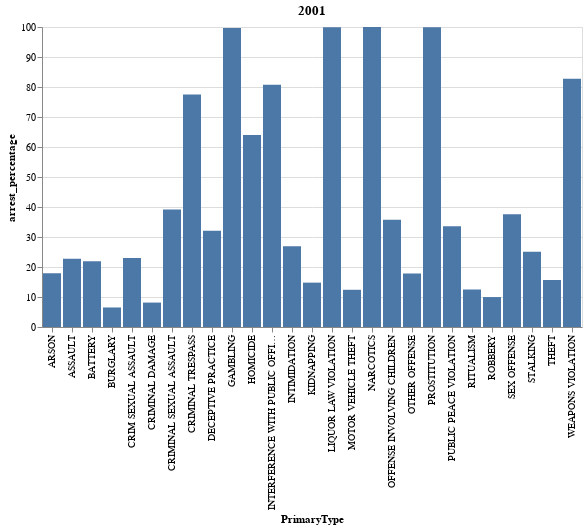
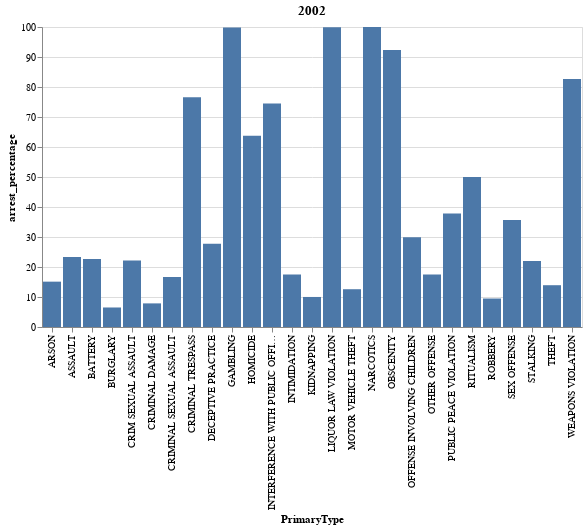
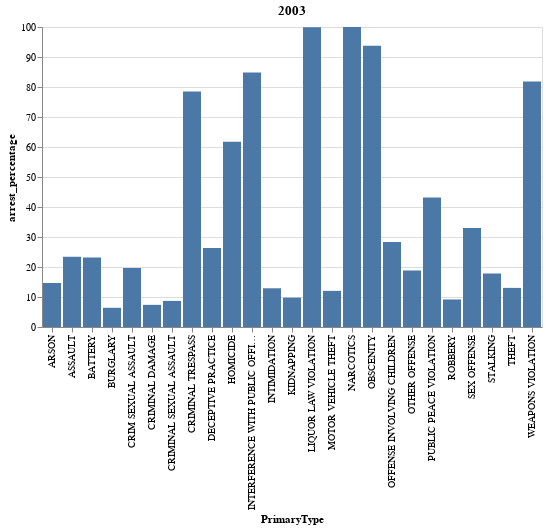
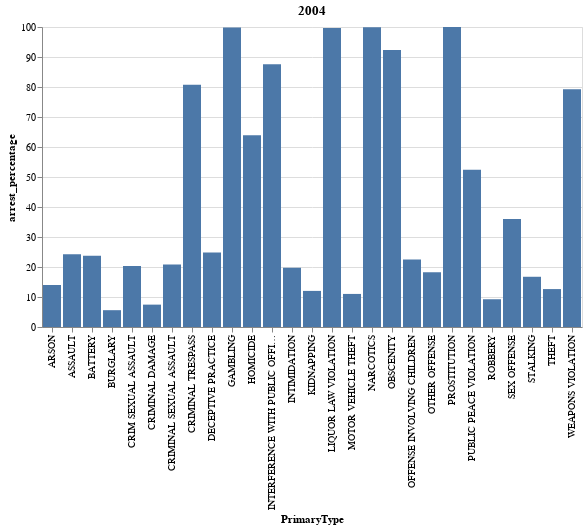

Here is the notebook cell these charts were saved with, in order:
### Markdown cell above
#### Visualize findings by year

### Code cell
# first, create a list with all the years, we'll use this to loop through
year_test = year_crime_pivot['Year'].to_list()

yearList = []
for i in year_test:
    if i not in yearList:
        yearList.append(i)
#yearList

# loop through the year list to create charts for each year
for year in yearList:
  chart = alt.Chart(year_crime_pivot.loc[year_crime_pivot.Year==year]).mark_bar().encode(
    x='PrimaryType',
    y='arrest_percentage',
  ).properties(
    title = str(year),
)
  chart.display()

### Figure 1 — Vega-Lite specification as saved in the notebook (floating-point values rounded to 4 significant figures)
{"config": {"view": {"continuousWidth": 400, "continuousHeight": 300}}, "data": {"name": "data-38a6325515f5a30f4aa5810d80a89a23"}, "mark": "bar", "encoding": {"x": {"type": "nominal", "field": "PrimaryType"}, "y": {"type": "quantitative", "field": "arrest_percentage"}}, "title": "2001", "$schema": "https://vega.github.io/schema/vega-lite/v4.8.1.json", "datasets": {"data-38a6325515f5a30f4aa5810d80a89a23": [{"Year": 2001, "PrimaryType": "ARSON", "False": 829.0, "True": 181.0, "arrest_percentage": 17.92}, {"Year": 2001, "PrimaryType": "ASSAULT", "False": 24230.0, "True": 7150.0, "arrest_percentage": 22.78}, {"Year": 2001, "PrimaryType": "BATTERY", "False": 72980.0, "True": 20460.0, "arrest_percentage": 21.9}, {"Year": 2001, "PrimaryType": "BURGLARY", "False": 24320.0, "True": 1693.0, "arrest_percentage": 6.508}, {"Year": 2001, "PrimaryType": "CRIM SEXUAL ASSAULT", "False": 1374.0, "True": 410.0, "arrest_percentage": 22.98}, {"Year": 2001, "PrimaryType": "CRIMINAL DAMAGE", "False": 51300.0, "True": 4548.0, "arrest_percentage": 8.143}, {"Year": 2001, "PrimaryType": "CRIMINAL SEXUAL ASSAULT", "False": 14.0, "True": 9.0, "arrest_percentage": 39.13}, {"Year": 2001, "PrimaryType": "CRIMINAL TRESPASS", "False": 2979.0, "True": 10260.0, "arrest_percentage": 77.5}, {"Year": 2001, "PrimaryType": "DECEPTIVE PRACTICE", "False": 10130.0, "True": 4789.0, "arrest_percentage": 32.1}, {"Year": 2001, "PrimaryType": "DOMESTIC VIOLENCE", "False": null, "True": 1.0, "arrest_percentage": null}, {"Year": 2001, "PrimaryType": "GAMBLING", "False": 3.0, "True": 931.0, "arrest_percentage": 99.68}, {"Year": 2001, "PrimaryType": "HOMICIDE", "False": 240.0, "True": 427.0, "arrest_percentage": 64.02}, {"Year": 2001, "PrimaryType": "INTERFERENCE WITH PUBLIC OFFICER", "False": 78.0, "True": 328.0, "arrest_percentage": 80.79}, {"Year": 2001, "PrimaryType": "INTIMIDATION", "False": 204.0, "True": 75.0, "arrest_percentage": 26.88}, {"Year": 2001, "PrimaryType": "KIDNAPPING", "False": 795.0, "True": 138.0, "arrest_percentage": 14.79}, {"Year": 2001, "PrimaryType": "LIQUOR LAW VIOLATION", "False": 1.0, "True": 1636.0, "arrest_percentage": 99.94}, {"Year": 2001, "PrimaryType": "MOTOR VEHICLE THEFT", "False": 24130.0, "True": 3417.0, "arrest_percentage": 12.4}, {"Year": 2001, "PrimaryType": "NARCOTICS", "False": 8.0, "True": 50560.0, "arrest_percentage": 99.98}, {"Year": 2001, "PrimaryType": "OBSCENITY", "False": null, "True": 19.0, "arrest_percentage": null}, {"Year": 2001, "PrimaryType": "OFFENSE INVOLVING CHILDREN", "False": 1446.0, "True": 806.0, "arrest_percentage": 35.79}, {"Year": 2001, "PrimaryType": "OTHER NARCOTIC VIOLATION", "False": null, "True": 6.0, "arrest_percentage": null}, {"Year": 2001, "PrimaryType": "OTHER OFFENSE", "False": 24360.0, "True": 5299.0, "arrest_percentage": 17.87}, {"Year": 2001, "PrimaryType": "PROSTITUTION", "False": 3.0, "True": 6023.0, "arrest_percentage": 99.95}, {"Year": 2001, "PrimaryType": "PUBLIC INDECENCY", "False": null, "True": 9.0, "arrest_percentage": null}, {"Year": 2001, "PrimaryType": "PUBLIC PEACE VIOLATION", "False": 1827.0, "True": 923.0, "arrest_percentage": 33.56}, {"Year": 2001, "PrimaryType": "RITUALISM", "False": 7.0, "True": 1.0, "arrest_percentage": 12.5}, {"Year": 2001, "PrimaryType": "ROBBERY", "False": 16600.0, "True": 1840.0, "arrest_percentage": 9.978}, {"Year": 2001, "PrimaryType": "SEX OFFENSE", "False": 1394.0, "True": 840.0, "arrest_percentage": 37.6}, {"Year": 2001, "PrimaryType": "STALKING", "False": 152.0, "True": 51.0, "arrest_percentage": 25.12}, {"Year": 2001, "PrimaryType": "THEFT", "False": 83720.0, "True": 15540.0, "arrest_percentage": 15.66}, {"Year": 2001, "PrimaryType": "WEAPONS VIOLATION", "False": 737.0, "True": 3537.0, "arrest_percentage": 82.76}]}}

### Figure 2 — Vega-Lite specification as saved in the notebook (floating-point values rounded to 4 significant figures)
{"config": {"view": {"continuousWidth": 400, "continuousHeight": 300}}, "data": {"name": "data-4112f9743f2406976271cd1613db8922"}, "mark": "bar", "encoding": {"x": {"type": "nominal", "field": "PrimaryType"}, "y": {"type": "quantitative", "field": "arrest_percentage"}}, "title": "2002", "$schema": "https://vega.github.io/schema/vega-lite/v4.8.1.json", "datasets": {"data-4112f9743f2406976271cd1613db8922": [{"Year": 2002, "PrimaryType": "ARSON", "False": 876.0, "True": 156.0, "arrest_percentage": 15.12}, {"Year": 2002, "PrimaryType": "ASSAULT", "False": 24180.0, "True": 7342.0, "arrest_percentage": 23.29}, {"Year": 2002, "PrimaryType": "BATTERY", "False": 72820.0, "True": 21330.0, "arrest_percentage": 22.66}, {"Year": 2002, "PrimaryType": "BURGLARY", "False": 23960.0, "True": 1667.0, "arrest_percentage": 6.506}, {"Year": 2002, "PrimaryType": "CRIM SEXUAL ASSAULT", "False": 1411.0, "True": 402.0, "arrest_percentage": 22.17}, {"Year": 2002, "PrimaryType": "CRIMINAL DAMAGE", "False": 51540.0, "True": 4403.0, "arrest_percentage": 7.871}, {"Year": 2002, "PrimaryType": "CRIMINAL SEXUAL ASSAULT", "False": 15.0, "True": 3.0, "arrest_percentage": 16.67}, {"Year": 2002, "PrimaryType": "CRIMINAL TRESPASS", "False": 3248.0, "True": 10630.0, "arrest_percentage": 76.6}, {"Year": 2002, "PrimaryType": "DECEPTIVE PRACTICE", "False": 9917.0, "True": 3804.0, "arrest_percentage": 27.72}, {"Year": 2002, "PrimaryType": "GAMBLING", "False": 2.0, "True": 969.0, "arrest_percentage": 99.79}, {"Year": 2002, "PrimaryType": "HOMICIDE", "False": 238.0, "True": 419.0, "arrest_percentage": 63.77}, {"Year": 2002, "PrimaryType": "INTERFERENCE WITH PUBLIC OFFICER", "False": 92.0, "True": 269.0, "arrest_percentage": 74.52}, {"Year": 2002, "PrimaryType": "INTIMIDATION", "False": 278.0, "True": 59.0, "arrest_percentage": 17.51}, {"Year": 2002, "PrimaryType": "KIDNAPPING", "False": 746.0, "True": 83.0, "arrest_percentage": 10.01}, {"Year": 2002, "PrimaryType": "LIQUOR LAW VIOLATION", "False": 1.0, "True": 1413.0, "arrest_percentage": 99.93}, {"Year": 2002, "PrimaryType": "MOTOR VEHICLE THEFT", "False": 21960.0, "True": 3163.0, "arrest_percentage": 12.59}, {"Year": 2002, "PrimaryType": "NARCOTICS", "False": 8.0, "True": 51780.0, "arrest_percentage": 99.98}, {"Year": 2002, "PrimaryType": "OBSCENITY", "False": 2.0, "True": 24.0, "arrest_percentage": 92.31}, {"Year": 2002, "PrimaryType": "OFFENSE INVOLVING CHILDREN", "False": 1810.0, "True": 773.0, "arrest_percentage": 29.93}, {"Year": 2002, "PrimaryType": "OTHER NARCOTIC VIOLATION", "False": null, "True": 5.0, "arrest_percentage": null}, {"Year": 2002, "PrimaryType": "OTHER OFFENSE", "False": 26900.0, "True": 5701.0, "arrest_percentage": 17.49}, {"Year": 2002, "PrimaryType": "PROSTITUTION", "False": null, "True": 6408.0, "arrest_percentage": null}, {"Year": 2002, "PrimaryType": "PUBLIC INDECENCY", "False": null, "True": 8.0, "arrest_percentage": null}, {"Year": 2002, "PrimaryType": "PUBLIC PEACE VIOLATION", "False": 1528.0, "True": 929.0, "arrest_percentage": 37.81}, {"Year": 2002, "PrimaryType": "RITUALISM", "False": 1.0, "True": 1.0, "arrest_percentage": 50.0}, {"Year": 2002, "PrimaryType": "ROBBERY", "False": 16760.0, "True": 1758.0, "arrest_percentage": 9.491}, {"Year": 2002, "PrimaryType": "SEX OFFENSE", "False": 1396.0, "True": 775.0, "arrest_percentage": 35.7}, {"Year": 2002, "PrimaryType": "STALKING", "False": 156.0, "True": 44.0, "arrest_percentage": 22.0}, {"Year": 2002, "PrimaryType": "THEFT", "False": 84630.0, "True": 13700.0, "arrest_percentage": 13.93}, {"Year": 2002, "PrimaryType": "WEAPONS VIOLATION", "False": 743.0, "True": 3538.0, "arrest_percentage": 82.64}]}}

### Figure 3 — Vega-Lite specification as saved in the notebook (floating-point values rounded to 4 significant figures)
{"config": {"view": {"continuousWidth": 400, "continuousHeight": 300}}, "data": {"name": "data-abfa14910b98b5d2f4a98517d0c9ae3e"}, "mark": "bar", "encoding": {"x": {"type": "nominal", "field": "PrimaryType"}, "y": {"type": "quantitative", "field": "arrest_percentage"}}, "title": "2003", "$schema": "https://vega.github.io/schema/vega-lite/v4.8.1.json", "datasets": {"data-abfa14910b98b5d2f4a98517d0c9ae3e": [{"Year": 2003, "PrimaryType": "ARSON", "False": 815.0, "True": 140.0, "arrest_percentage": 14.66}, {"Year": 2003, "PrimaryType": "ASSAULT", "False": 22570.0, "True": 6910.0, "arrest_percentage": 23.44}, {"Year": 2003, "PrimaryType": "BATTERY", "False": 67920.0, "True": 20460.0, "arrest_percentage": 23.15}, {"Year": 2003, "PrimaryType": "BURGLARY", "False": 23540.0, "True": 1611.0, "arrest_percentage": 6.404}, {"Year": 2003, "PrimaryType": "CRIM SEXUAL ASSAULT", "False": 1270.0, "True": 311.0, "arrest_percentage": 19.67}, {"Year": 2003, "PrimaryType": "CRIMINAL DAMAGE", "False": 50950.0, "True": 4060.0, "arrest_percentage": 7.38}, {"Year": 2003, "PrimaryType": "CRIMINAL SEXUAL ASSAULT", "False": 21.0, "True": 2.0, "arrest_percentage": 8.696}, {"Year": 2003, "PrimaryType": "CRIMINAL TRESPASS", "False": 3189.0, "True": 11620.0, "arrest_percentage": 78.46}, {"Year": 2003, "PrimaryType": "DECEPTIVE PRACTICE", "False": 9910.0, "True": 3549.0, "arrest_percentage": 26.37}, {"Year": 2003, "PrimaryType": "GAMBLING", "False": null, "True": 1088.0, "arrest_percentage": null}, {"Year": 2003, "PrimaryType": "HOMICIDE", "False": 231.0, "True": 373.0, "arrest_percentage": 61.75}, {"Year": 2003, "PrimaryType": "INTERFERENCE WITH PUBLIC OFFICER", "False": 62.0, "True": 346.0, "arrest_percentage": 84.8}, {"Year": 2003, "PrimaryType": "INTIMIDATION", "False": 317.0, "True": 47.0, "arrest_percentage": 12.91}, {"Year": 2003, "PrimaryType": "KIDNAPPING", "False": 636.0, "True": 69.0, "arrest_percentage": 9.787}, {"Year": 2003, "PrimaryType": "LIQUOR LAW VIOLATION", "False": 1.0, "True": 1310.0, "arrest_percentage": 99.92}, {"Year": 2003, "PrimaryType": "MOTOR VEHICLE THEFT", "False": 20010.0, "True": 2740.0, "arrest_percentage": 12.05}, {"Year": 2003, "PrimaryType": "NARCOTICS", "False": 5.0, "True": 54280.0, "arrest_percentage": 99.99}, {"Year": 2003, "PrimaryType": "NON-CRIMINAL", "False": 1.0, "True": null, "arrest_percentage": null}, {"Year": 2003, "PrimaryType": "OBSCENITY", "False": 1.0, "True": 15.0, "arrest_percentage": 93.75}, {"Year": 2003, "PrimaryType": "OFFENSE INVOLVING CHILDREN", "False": 2178.0, "True": 862.0, "arrest_percentage": 28.36}, {"Year": 2003, "PrimaryType": "OTHER NARCOTIC VIOLATION", "False": null, "True": 2.0, "arrest_percentage": null}, {"Year": 2003, "PrimaryType": "OTHER OFFENSE", "False": 25290.0, "True": 5856.0, "arrest_percentage": 18.8}, {"Year": 2003, "PrimaryType": "PROSTITUTION", "False": null, "True": 6214.0, "arrest_percentage": null}, {"Year": 2003, "PrimaryType": "PUBLIC INDECENCY", "False": null, "True": 6.0, "arrest_percentage": null}, {"Year": 2003, "PrimaryType": "PUBLIC PEACE VIOLATION", "False": 1381.0, "True": 1049.0, "arrest_percentage": 43.17}, {"Year": 2003, "PrimaryType": "RITUALISM", "False": 2.0, "True": null, "arrest_percentage": null}, {"Year": 2003, "PrimaryType": "ROBBERY", "False": 15740.0, "True": 1592.0, "arrest_percentage": 9.185}, {"Year": 2003, "PrimaryType": "SEX OFFENSE", "False": 1391.0, "True": 685.0, "arrest_percentage": 33.0}, {"Year": 2003, "PrimaryType": "STALKING", "False": 203.0, "True": 44.0, "arrest_percentage": 17.81}, {"Year": 2003, "PrimaryType": "THEFT", "False": 85990.0, "True": 12890.0, "arrest_percentage": 13.04}, {"Year": 2003, "PrimaryType": "WEAPONS VIOLATION", "False": 764.0, "True": 3447.0, "arrest_percentage": 81.86}]}}

### Figure 4 — Vega-Lite specification as saved in the notebook (floating-point values rounded to 4 significant figures)
{"config": {"view": {"continuousWidth": 400, "continuousHeight": 300}}, "data": {"name": "data-df0f72b775068120a43284c5ae92b9e2"}, "mark": "bar", "encoding": {"x": {"type": "nominal", "field": "PrimaryType"}, "y": {"type": "quantitative", "field": "arrest_percentage"}}, "title": "2004", "$schema": "https://vega.github.io/schema/vega-lite/v4.8.1.json", "datasets": {"data-df0f72b775068120a43284c5ae92b9e2": [{"Year": 2004, "PrimaryType": "ARSON", "False": 669.0, "True": 109.0, "arrest_percentage": 14.01}, {"Year": 2004, "PrimaryType": "ASSAULT", "False": 21840.0, "True": 7005.0, "arrest_percentage": 24.28}, {"Year": 2004, "PrimaryType": "BATTERY", "False": 66420.0, "True": 20720.0, "arrest_percentage": 23.78}, {"Year": 2004, "PrimaryType": "BURGLARY", "False": 23190.0, "True": 1377.0, "arrest_percentage": 5.606}, {"Year": 2004, "PrimaryType": "CRIM SEXUAL ASSAULT", "False": 1236.0, "True": 316.0, "arrest_percentage": 20.36}, {"Year": 2004, "PrimaryType": "CRIMINAL DAMAGE", "False": 49200.0, "True": 3965.0, "arrest_percentage": 7.458}, {"Year": 2004, "PrimaryType": "CRIMINAL SEXUAL ASSAULT", "False": 19.0, "True": 5.0, "arrest_percentage": 20.83}, {"Year": 2004, "PrimaryType": "CRIMINAL TRESPASS", "False": 3068.0, "True": 12840.0, "arrest_percentage": 80.72}, {"Year": 2004, "PrimaryType": "DECEPTIVE PRACTICE", "False": 9960.0, "True": 3292.0, "arrest_percentage": 24.84}, {"Year": 2004, "PrimaryType": "GAMBLING", "False": 2.0, "True": 1120.0, "arrest_percentage": 99.82}, {"Year": 2004, "PrimaryType": "HOMICIDE", "False": 164.0, "True": 290.0, "arrest_percentage": 63.88}, {"Year": 2004, "PrimaryType": "INTERFERENCE WITH PUBLIC OFFICER", "False": 66.0, "True": 465.0, "arrest_percentage": 87.57}, {"Year": 2004, "PrimaryType": "INTIMIDATION", "False": 280.0, "True": 69.0, "arrest_percentage": 19.77}, {"Year": 2004, "PrimaryType": "KIDNAPPING", "False": 424.0, "True": 58.0, "arrest_percentage": 12.03}, {"Year": 2004, "PrimaryType": "LIQUOR LAW VIOLATION", "False": 3.0, "True": 982.0, "arrest_percentage": 99.7}, {"Year": 2004, "PrimaryType": "MOTOR VEHICLE THEFT", "False": 20290.0, "True": 2514.0, "arrest_percentage": 11.02}, {"Year": 2004, "PrimaryType": "NARCOTICS", "False": 26.0, "True": 57030.0, "arrest_percentage": 99.95}, {"Year": 2004, "PrimaryType": "OBSCENITY", "False": 1.0, "True": 12.0, "arrest_percentage": 92.31}, {"Year": 2004, "PrimaryType": "OFFENSE INVOLVING CHILDREN", "False": 2394.0, "True": 694.0, "arrest_percentage": 22.47}, {"Year": 2004, "PrimaryType": "OTHER NARCOTIC VIOLATION", "False": null, "True": 9.0, "arrest_percentage": null}, {"Year": 2004, "PrimaryType": "OTHER OFFENSE", "False": 24150.0, "True": 5386.0, "arrest_percentage": 18.24}, {"Year": 2004, "PrimaryType": "PROSTITUTION", "False": 2.0, "True": 7474.0, "arrest_percentage": 99.97}, {"Year": 2004, "PrimaryType": "PUBLIC INDECENCY", "False": null, "True": 9.0, "arrest_percentage": null}, {"Year": 2004, "PrimaryType": "PUBLIC PEACE VIOLATION", "False": 1188.0, "True": 1307.0, "arrest_percentage": 52.38}, {"Year": 2004, "PrimaryType": "RITUALISM", "False": 1.0, "True": null, "arrest_percentage": null}, {"Year": 2004, "PrimaryType": "ROBBERY", "False": 14500.0, "True": 1478.0, "arrest_percentage": 9.25}, {"Year": 2004, "PrimaryType": "SEX OFFENSE", "False": 1154.0, "True": 650.0, "arrest_percentage": 36.03}, {"Year": 2004, "PrimaryType": "STALKING", "False": 179.0, "True": 36.0, "arrest_percentage": 16.74}, {"Year": 2004, "PrimaryType": "THEFT", "False": 83400.0, "True": 12070.0, "arrest_percentage": 12.64}, {"Year": 2004, "PrimaryType": "WEAPONS VIOLATION", "False": 892.0, "True": 3405.0, "arrest_percentage": 79.24}]}}
